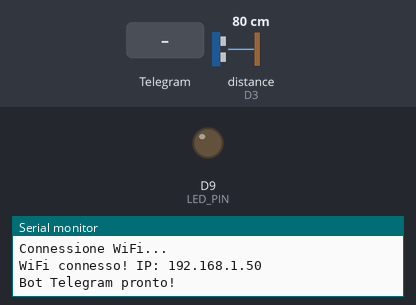
The sketch below on a simulated Arduino Uno R4 WiFi. Parts: output pins drawn as LEDs (lit = HIGH), the last lines printed to the serial monitor. Inputs (shaded band) come from the test bench; at power-on: distance to the obstacle (sensor on D3) 80 cm. The echo pulse lasts 58.3 µs per cm; WiFi joins after 1.5 s; servers stay silent unless stated; pins used as bus, display or sensor lines are not drawn.

Above: at 2.7 s.
2.8 s: Telegram message "/toggleSystem" received
At 4.2 s:
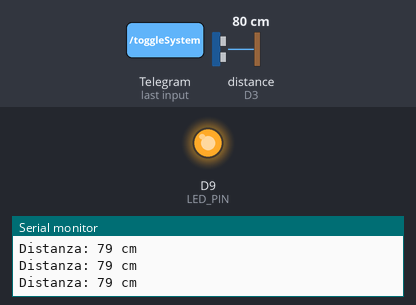
Timing chart, 0 to 5.8 s (numbered marks = the images above; inputs shaded):
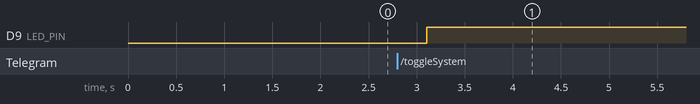

Measured:
- after the input at 2.8 s, D9 (LED_PIN): LOW → HIGH after 0.30 s

The sketch:

TelegramArduino_AlarmSystem.ino
```cpp
#include <WiFiS3.h>
#include <WiFiSSLClient.h>
#include <UniversalTelegramBot.h>

// ===== CONFIGURAZIONE WIFI =====
#define WIFI_SSID "SSD-WIFI"
#define WIFI_PASSWORD "PSWD WIFI"

// ===== CONFIGURAZIONE TELEGRAM =====
#define BOT_API_TOKEN "BOT_TOKEN"

// ===== PIN HC-SR04 =====
const int TRIG_PIN = 2;   // Trigger ultrasuoni
const int ECHO_PIN = 3;   // Echo ultrasuoni
const int LED_PIN = 9;    // LED di stato

// ===== VARIABILI =====
WiFiSSLClient securedClient;
UniversalTelegramBot bot(BOT_API_TOKEN, securedClient);
String chat_id = "";           // chat ID dell'utente
int message_id = -1;
String from_name = "Unknown";

bool sistemaArmato = false;   // stato del sistema antifurto

// Timer per controllo Telegram
const unsigned long interval = 1000;
unsigned long last_call = 0;

// Tastiera inline
String inlineKeyboardJson = "";

// ===== FUNZIONI =====
long readDistanceCM() {
  digitalWrite(TRIG_PIN, LOW);
  delayMicroseconds(2);
  digitalWrite(TRIG_PIN, HIGH);
  delayMicroseconds(10);
  digitalWrite(TRIG_PIN, LOW);

  long duration = pulseIn(ECHO_PIN, HIGH, 30000); // timeout 30ms ≈ 5m
  long distance = duration * 0.034 / 2;           // cm
  return distance;
}

void updateInlineKeyboard() {
  inlineKeyboardJson =
    "["
      "[{ \"text\" : " + String((sistemaArmato ? "\"Disarma Sistema\"" : "\"Arma Sistema\"")) + ", \"callback_data\" : \"/toggleSystem\" }]"
    "]";
}

void toggleSystem() {
  sistemaArmato = !sistemaArmato;
  digitalWrite(LED_PIN, sistemaArmato ? HIGH : LOW);
  updateInlineKeyboard();
  bot.sendMessageWithInlineKeyboard(chat_id, "Sistema " + String(sistemaArmato ? "ARMATO ✅" : "DISARMATO ❌"), "Markdown", inlineKeyboardJson, message_id);
}

void handleMessages(int num_new_messages) {
  for (int i = 0; i < num_new_messages; i++) {
    message_id = bot.messages[i].message_id;
    chat_id = bot.messages[i].chat_id;
    String text = bot.messages[i].text;
    from_name = bot.messages[i].from_name;
    if (from_name == "") from_name = "Unknown";

    if (text == "/start") {
      updateInlineKeyboard();
      bot.sendMessageWithInlineKeyboard(chat_id, "Ciao " + (from_name == "Unknown" ? "" : from_name) + ", scegli un'opzione:", "Markdown", inlineKeyboardJson);
    } else if (text == "/toggleSystem") {
      toggleSystem();
    }
  }
}

// ===== SETUP =====
void setup() {
  Serial.begin(115200);
  pinMode(TRIG_PIN, OUTPUT);
  pinMode(ECHO_PIN, INPUT);
  pinMode(LED_PIN, OUTPUT);
  digitalWrite(LED_PIN, LOW);

  // Connessione WiFi
  Serial.println("Connessione WiFi...");
  WiFi.begin(WIFI_SSID, WIFI_PASSWORD);
  securedClient.setCACert(TELEGRAM_CERTIFICATE_ROOT);
  while (WiFi.status() != WL_CONNECTED) {
    delay(500);
    Serial.print(".");
  }
  Serial.println("\nWiFi connesso! IP: " + WiFi.localIP().toString());

  Serial.println("Bot Telegram pronto!");
  updateInlineKeyboard();
}

// ===== LOOP =====
void loop() {
  // Controllo messaggi Telegram
  if (millis() - last_call > interval) {
    int num_new_messages = bot.getUpdates(bot.last_message_received + 1);
    if (num_new_messages) handleMessages(num_new_messages);
    last_call = millis();
  }

  // Controllo ultrasuoni solo se sistema armato
  if (sistemaArmato) {
    long distanza = readDistanceCM();
    Serial.print("Distanza: ");
    Serial.print(distanza);
    Serial.println(" cm");

    if (distanza > 10 && distanza < 60) { // soglia: <100 cm → movimento
      bot.sendMessage(chat_id, "🚨 Movimento rilevato! Distanza: " + String(distanza) + " cm");
      delay(5000); // evita flood di notifiche
    }
  }
}
```
